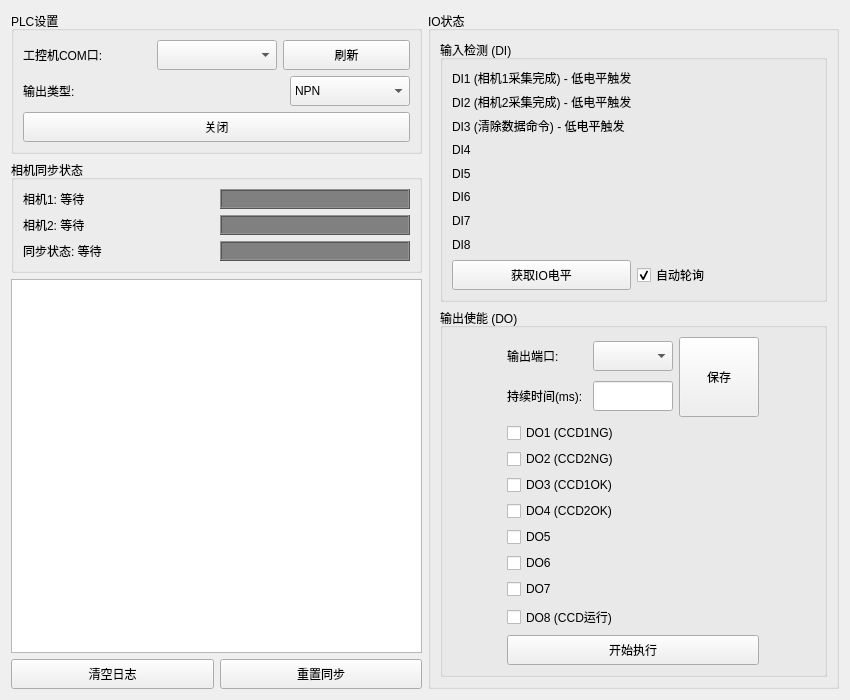
<?xml version="1.0" encoding="UTF-8"?>
<ui version="4.0">
 <class>ioActionForm</class>
 <widget class="QWidget" name="ioActionForm">
  <property name="geometry">
   <rect>
    <x>0</x>
    <y>0</y>
    <width>850</width>
    <height>700</height>
   </rect>
  </property>
  <property name="windowTitle">
   <string>IO Channel (PLC)</string>
  </property>
  <layout class="QGridLayout" name="gridLayout_3">
   <item row="0" column="0">
    <layout class="QVBoxLayout" name="verticalLayout_4">
     <item>
      <widget class="QGroupBox" name="groupBox">
       <property name="title">
        <string>PLC设置</string>
       </property>
       <layout class="QGridLayout" name="gridLayout_4">
        <item row="0" column="0">
         <layout class="QHBoxLayout" name="horizontalLayout_26">
          <item>
           <widget class="QLabel" name="label_28">
            <property name="text">
             <string>工控机COM口:</string>
            </property>
           </widget>
          </item>
          <item>
           <widget class="QComboBox" name="cBox_1">
            <property name="minimumSize">
             <size>
              <width>120</width>
              <height>30</height>
             </size>
            </property>
            <property name="maximumSize">
             <size>
              <width>80</width>
              <height>16777215</height>
             </size>
            </property>
           </widget>
          </item>
          <item>
           <widget class="QPushButton" name="Bt_refresh">
            <property name="minimumSize">
             <size>
              <width>60</width>
              <height>30</height>
             </size>
            </property>
            <property name="text">
             <string>刷新</string>
            </property>
           </widget>
          </item>
         </layout>
        </item>
        <item row="1" column="0">
         <layout class="QHBoxLayout" name="horizontalLayout_27">
          <item>
           <widget class="QLabel" name="label_29">
            <property name="text">
             <string>输出类型:</string>
            </property>
           </widget>
          </item>
          <item>
           <widget class="QComboBox" name="cBox_2">
            <property name="minimumSize">
             <size>
              <width>120</width>
              <height>30</height>
             </size>
            </property>
            <property name="maximumSize">
             <size>
              <width>80</width>
              <height>16777215</height>
             </size>
            </property>
            <item>
             <property name="text">
              <string>NPN</string>
             </property>
            </item>
           </widget>
          </item>
         </layout>
        </item>
        <item row="2" column="0">
         <widget class="QPushButton" name="Bt_open">
          <property name="minimumSize">
           <size>
            <width>80</width>
            <height>30</height>
           </size>
          </property>
          <property name="text">
           <string>关闭</string>
          </property>
         </widget>
        </item>
       </layout>
      </widget>
     </item>
     <item>
      <widget class="QGroupBox" name="groupBox_5">
       <property name="title">
        <string>相机同步状态</string>
       </property>
       <layout class="QGridLayout" name="gridLayout_5">
        <item row="0" column="0">
         <layout class="QVBoxLayout" name="verticalLayout_6">
          <item>
           <layout class="QHBoxLayout" name="horizontalLayout_30">
            <item>
             <widget class="QLabel" name="label_camera1_status">
              <property name="text">
               <string>相机1: 等待</string>
              </property>
             </widget>
            </item>
            <item>
             <widget class="QFrame" name="frame_camera1">
              <property name="minimumSize">
               <size>
                <width>20</width>
                <height>20</height>
               </size>
              </property>
              <property name="styleSheet">
               <string notr="true">background-color: gray;</string>
              </property>
              <property name="frameShape">
               <enum>QFrame::Box</enum>
              </property>
              <property name="frameShadow">
               <enum>QFrame::Raised</enum>
              </property>
             </widget>
            </item>
           </layout>
          </item>
          <item>
           <layout class="QHBoxLayout" name="horizontalLayout_31">
            <item>
             <widget class="QLabel" name="label_camera2_status">
              <property name="text">
               <string>相机2: 等待</string>
              </property>
             </widget>
            </item>
            <item>
             <widget class="QFrame" name="frame_camera2">
              <property name="minimumSize">
               <size>
                <width>20</width>
                <height>20</height>
               </size>
              </property>
              <property name="styleSheet">
               <string notr="true">background-color: gray;</string>
              </property>
              <property name="frameShape">
               <enum>QFrame::Box</enum>
              </property>
              <property name="frameShadow">
               <enum>QFrame::Raised</enum>
              </property>
             </widget>
            </item>
           </layout>
          </item>
          <item>
           <layout class="QHBoxLayout" name="horizontalLayout_32">
            <item>
             <widget class="QLabel" name="label_sync_status">
              <property name="text">
               <string>同步状态: 等待</string>
              </property>
             </widget>
            </item>
            <item>
             <widget class="QFrame" name="frame_sync">
              <property name="minimumSize">
               <size>
                <width>20</width>
                <height>20</height>
               </size>
              </property>
              <property name="styleSheet">
               <string notr="true">background-color: gray;</string>
              </property>
              <property name="frameShape">
               <enum>QFrame::Box</enum>
              </property>
              <property name="frameShadow">
               <enum>QFrame::Raised</enum>
              </property>
             </widget>
            </item>
           </layout>
          </item>
         </layout>
        </item>
       </layout>
      </widget>
     </item>
     <item>
      <widget class="QTextEdit" name="textEdit">
       <property name="minimumSize">
        <size>
         <width>0</width>
         <height>150</height>
        </size>
       </property>
      </widget>
     </item>
     <item>
      <layout class="QHBoxLayout" name="horizontalLayout_33">
       <item>
        <widget class="QPushButton" name="Bt_clear">
         <property name="minimumSize">
          <size>
           <width>80</width>
           <height>30</height>
          </size>
         </property>
         <property name="text">
          <string>清空日志</string>
         </property>
        </widget>
       </item>
       <item>
        <widget class="QPushButton" name="Bt_reset_sync">
         <property name="minimumSize">
          <size>
           <width>80</width>
           <height>30</height>
          </size>
         </property>
         <property name="text">
          <string>重置同步</string>
         </property>
        </widget>
       </item>
      </layout>
     </item>
    </layout>
   </item>
   <item row="0" column="1">
    <widget class="QGroupBox" name="groupBox_4">
     <property name="title">
      <string>IO状态</string>
     </property>
     <layout class="QGridLayout" name="gridLayout_2">
      <item row="0" column="0">
       <layout class="QVBoxLayout" name="verticalLayout_3">
        <item>
         <widget class="QGroupBox" name="groupBox_2">
          <property name="title">
           <string>输入检测 (DI)</string>
          </property>
          <layout class="QVBoxLayout" name="verticalLayout_9">
           <item>
            <layout class="QVBoxLayout" name="verticalLayout">
             <item>
              <widget class="QLabel" name="label_44">
               <property name="text">
                <string>DI1 (相机1采集完成) - 低电平触发</string>
               </property>
              </widget>
             </item>
             <item>
              <widget class="QLabel" name="label_45">
               <property name="text">
                <string>DI2 (相机2采集完成) - 低电平触发</string>
               </property>
              </widget>
             </item>
             <item>
              <widget class="QLabel" name="label_46">
               <property name="text">
                <string>DI3 (清除数据命令) - 低电平触发</string>
               </property>
              </widget>
             </item>
             <item>
              <widget class="QLabel" name="label_47">
               <property name="text">
                <string>DI4</string>
               </property>
              </widget>
             </item>
             <item>
              <widget class="QLabel" name="label_48">
               <property name="text">
                <string>DI5</string>
               </property>
              </widget>
             </item>
             <item>
              <widget class="QLabel" name="label_49">
               <property name="text">
                <string>DI6</string>
               </property>
              </widget>
             </item>
             <item>
              <widget class="QLabel" name="label_50">
               <property name="text">
                <string>DI7</string>
               </property>
              </widget>
             </item>
             <item>
              <widget class="QLabel" name="label_51">
               <property name="text">
                <string>DI8</string>
               </property>
              </widget>
             </item>
            </layout>
           </item>
           <item>
            <layout class="QHBoxLayout" name="horizontalLayout_29">
             <item>
              <widget class="QPushButton" name="Bt_get">
               <property name="minimumSize">
                <size>
                 <width>80</width>
                 <height>30</height>
                </size>
               </property>
               <property name="text">
                <string>获取IO电平</string>
               </property>
              </widget>
             </item>
             <item>
              <widget class="QCheckBox" name="checkBox_auto_poll">
               <property name="text">
                <string>自动轮询</string>
               </property>
               <property name="checked">
                <bool>true</bool>
               </property>
              </widget>
             </item>
            </layout>
           </item>
          </layout>
         </widget>
        </item>
        <item>
         <widget class="QGroupBox" name="groupBox_3">
          <property name="title">
           <string>输出使能 (DO)</string>
          </property>
          <layout class="QGridLayout" name="gridLayout">
           <item row="1" column="0">
            <layout class="QVBoxLayout" name="verticalLayout_2">
             <item>
              <widget class="QCheckBox" name="checkBox_9">
               <property name="text">
                <string>DO1 (CCD1NG)</string>
               </property>
              </widget>
             </item>
             <item>
              <widget class="QCheckBox" name="checkBox_10">
               <property name="text">
                <string>DO2 (CCD2NG)</string>
               </property>
              </widget>
             </item>
             <item>
              <widget class="QCheckBox" name="checkBox_11">
               <property name="text">
                <string>DO3 (CCD1OK)</string>
               </property>
              </widget>
             </item>
             <item>
              <widget class="QCheckBox" name="checkBox_12">
               <property name="text">
                <string>DO4 (CCD2OK)</string>
               </property>
              </widget>
             </item>
             <item>
              <widget class="QCheckBox" name="checkBox_13">
               <property name="text">
                <string>DO5</string>
               </property>
              </widget>
             </item>
             <item>
              <widget class="QCheckBox" name="checkBox_14">
               <property name="text">
                <string>DO6</string>
               </property>
              </widget>
             </item>
             <item>
              <widget class="QCheckBox" name="checkBox_15">
               <property name="text">
                <string>DO7</string>
               </property>
              </widget>
             </item>
             <item>
              <widget class="QCheckBox" name="checkBox_16">
               <property name="text">
                <string>DO8 (CCD运行)</string>
               </property>
              </widget>
             </item>
            </layout>
           </item>
           <item row="2" column="0">
            <widget class="QPushButton" name="Bt_start">
             <property name="minimumSize">
              <size>
               <width>80</width>
               <height>30</height>
              </size>
             </property>
             <property name="text">
              <string>开始执行</string>
             </property>
            </widget>
           </item>
           <item row="0" column="0">
            <layout class="QHBoxLayout" name="horizontalLayout_3">
             <item>
              <layout class="QVBoxLayout" name="verticalLayout_5">
               <item>
                <layout class="QHBoxLayout" name="horizontalLayout">
                 <item>
                  <widget class="QLabel" name="label">
                   <property name="minimumSize">
                    <size>
                     <width>80</width>
                     <height>30</height>
                    </size>
                   </property>
                   <property name="maximumSize">
                    <size>
                     <width>80</width>
                     <height>30</height>
                    </size>
                   </property>
                   <property name="text">
                    <string>输出端口:</string>
                   </property>
                  </widget>
                 </item>
                 <item>
                  <widget class="QComboBox" name="cBox_3">
                   <property name="minimumSize">
                    <size>
                     <width>80</width>
                     <height>30</height>
                    </size>
                   </property>
                   <property name="maximumSize">
                    <size>
                     <width>80</width>
                     <height>30</height>
                    </size>
                   </property>
                  </widget>
                 </item>
                </layout>
               </item>
               <item>
                <layout class="QHBoxLayout" name="horizontalLayout_2">
                 <item>
                  <widget class="QLabel" name="label_2">
                   <property name="minimumSize">
                    <size>
                     <width>80</width>
                     <height>30</height>
                    </size>
                   </property>
                   <property name="maximumSize">
                    <size>
                     <width>80</width>
                     <height>30</height>
                    </size>
                   </property>
                   <property name="text">
                    <string>持续时间(ms):</string>
                   </property>
                  </widget>
                 </item>
                 <item>
                  <widget class="QLineEdit" name="lineEdit">
                   <property name="minimumSize">
                    <size>
                     <width>80</width>
                     <height>30</height>
                    </size>
                   </property>
                   <property name="maximumSize">
                    <size>
                     <width>80</width>
                     <height>30</height>
                    </size>
                   </property>
                  </widget>
                 </item>
                </layout>
               </item>
              </layout>
             </item>
             <item>
              <widget class="QPushButton" name="Bt_save">
               <property name="minimumSize">
                <size>
                 <width>80</width>
                 <height>80</height>
                </size>
               </property>
               <property name="maximumSize">
                <size>
                 <width>80</width>
                 <height>16777215</height>
                </size>
               </property>
               <property name="text">
                <string>保存</string>
               </property>
              </widget>
             </item>
            </layout>
           </item>
          </layout>
         </widget>
        </item>
       </layout>
      </item>
     </layout>
    </widget>
   </item>
  </layout>
 </widget>
 <resources/>
 <connections/>
</ui>
